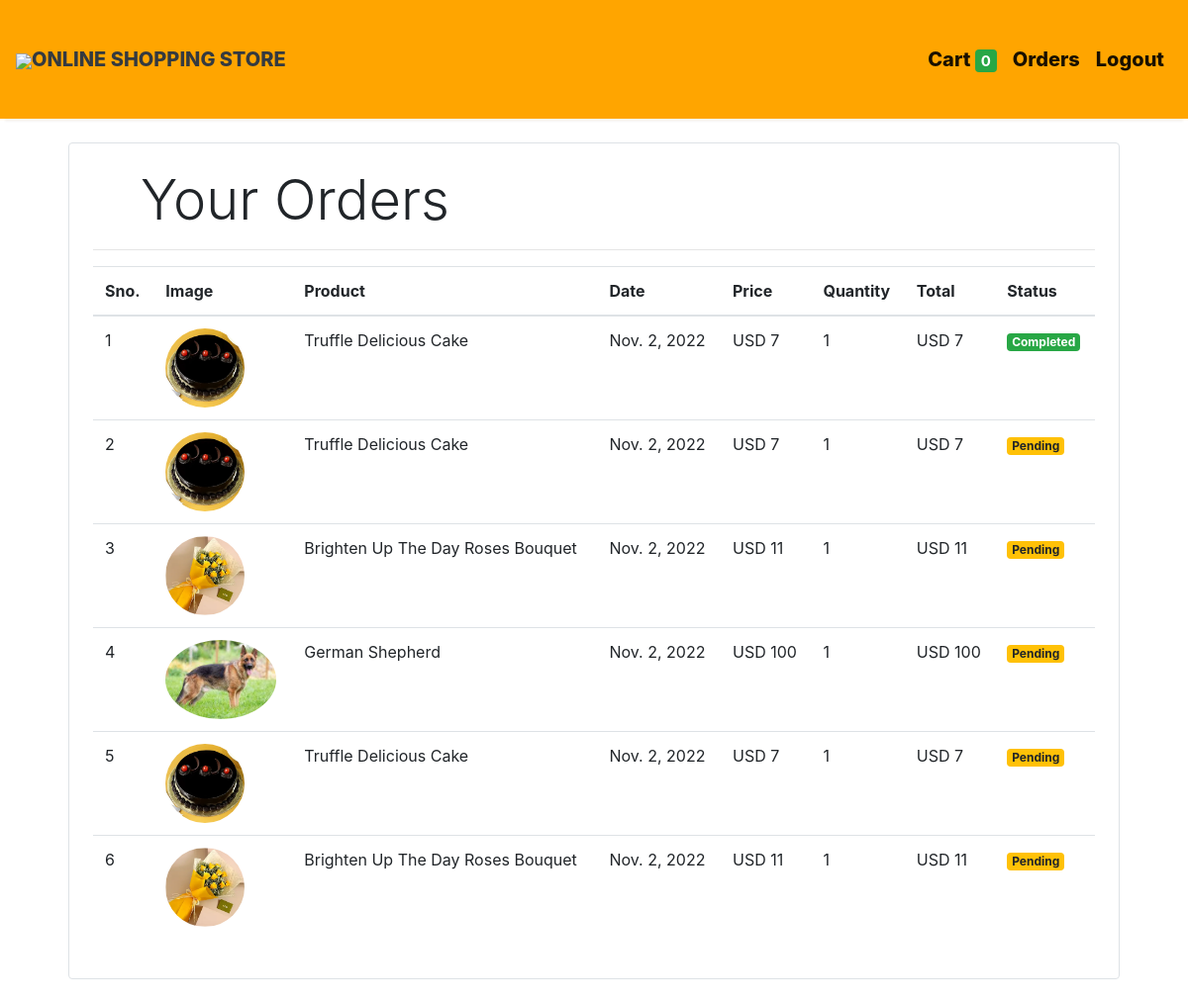
Screenshot of /orders (signed in) with the database file from the repository.
### store/models/orders.py (models this page shows, shortened)
class Order(models.Model):
    product = models.ForeignKey(Products,
                                on_delete=models.CASCADE)
    customer = models.ForeignKey(Customer,
                                 on_delete=models.CASCADE)
    quantity = models.IntegerField(default=1)
    price = models.IntegerField()
    address = models.CharField (max_length=50, default='', blank=True)
    phone = models.CharField (max_length=50, default='', blank=True)
    date = models.DateField (default=datetime.datetime.today)
    status = models.BooleanField (default=False)
    @staticmethod
    def get_orders_by_customer(customer_id):
        return Order.objects.filter(customer=customer_id).order_by('-date')

### store/models/product.py (models this page shows, shortened)
class Products(models.Model):
    name = models.CharField(max_length=60)
    price= models.IntegerField(default=0)
    category= models.ForeignKey(Category,on_delete=models.CASCADE,default=1 )
    description= models.CharField(max_length=250, default='', blank=True, null= True)
    image= models.ImageField(upload_to='uploads/products/')

### store/middlewares/auth.py (the view)
    def middleware(request):
        print(request.session.get('customer'))
        returnUrl = request.META['PATH_INFO']
        print(request.META['PATH_INFO'])
        if not request.session.get('customer'):
           return redirect(f'login?return_url={returnUrl}')
        response = get_response(request)
        return response

### store/templatetags/custom_filter.py (called while the page is built)
@register.filter(name='currency')
def currency(number):
    return "USD "+str(number)

@register.filter(name='multiply')
def multiply(number , number1):
    return number * number1

### store/views/orders.py (called while the page is built)
    def get(self , request ):
        customer = request.session.get('customer')
        orders = Order.get_orders_by_customer(customer)
        print(orders)
        return render(request , 'orders.html'  , {'orders' : orders})

### store/templates/orders.html
{% extends 'base.html' %}
{% block content %}
{% load cart %}
{% load custom_filter %}
<div class="container">
   <div class="border rounded p-4 m-4">
        <p class="display-4 pl-4 ml-4">Your Orders</p>
        <hr>
        <table class="table">
            <thead>
                <tr>
                    <th>Sno.</th>
                    <th>Image</th>
                    <th>Product</th>
                    <th>Date</th>
                    <th>Price</th>
                    <th>Quantity</th>
                    <th>Total</th>
                    <th>Status</th>
                </tr>
            </thead>
            <tbody>
                {% for order in orders %}
                <tr>
                    <td>{{forloop.counter}}</td>
                    <td><img style="height: 80px;" class="rounded-circle" src="{{order.product.image.url}}" alt=""></td>
                    <td>{{order.product.name}}</td>
                    <td>{{order.date}}</td>
                    <td>{{order.price|currency}}</td>
                    <td>{{order.quantity}}</td>
                    <td>{{order.quantity|multiply:order.price|currency}}</td>
                    {% if order.status %}
                    <td><small class="badge badge-success">Completed</small></td>
                    {%else%}
                    <td><small class="badge badge-warning">Pending</small></td>
                    {% endif %}
                </tr>
                {% endfor %}
            </tbody>
        </table>
   </div>
</div>
{% endblock %}

### rows the page displays
Order: product.image (picture), product.name "Truffle Delicious Cake", date "Nov. 2, 2022", price "USD 7", quantity "1", quantity|multiply "USD 7", status "Completed"
Order: product.image (picture), product.name "Truffle Delicious Cake", date "Nov. 2, 2022", price "USD 7", quantity "1", quantity|multiply "USD 7", status "Pending"
Order: product.image (picture), product.name "Brighten Up The Day Roses Bouquet", date "Nov. 2, 2022", price "USD 11", quantity "1", quantity|multiply "USD 11", status "Pending"
Order: product.image (picture), product.name "German Shepherd", date "Nov. 2, 2022", price "USD 100", quantity "1", quantity|multiply "USD 100", status "Pending"
Order: product.image (picture), product.name "Truffle Delicious Cake", date "Nov. 2, 2022", price "USD 7", quantity "1", quantity|multiply "USD 7", status "Pending"
Order: product.image (picture), product.name "Brighten Up The Day Roses Bouquet", date "Nov. 2, 2022", price "USD 11", quantity "1", quantity|multiply "USD 11", status "Pending"

### other values shown
{{ request.session.cart.keys|length }} "0"
